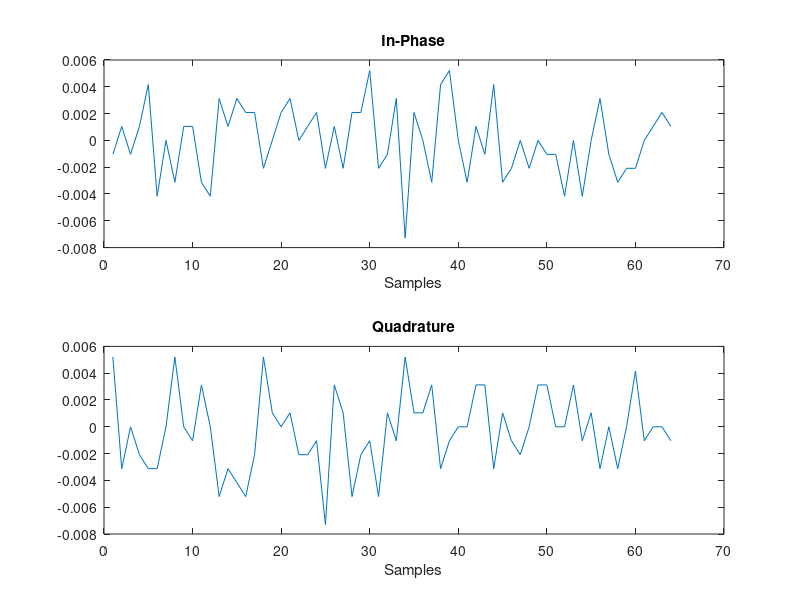

MATLAB code to generate this figure: (Note: this script raises an error after producing the figure.)
clear; clc; close all; fclose('all');

%%%%%%%%%%%%%%%%%%%%%%%%%%%%%%%%%%%%%%%%%%%%%%%%%%%%%%%%%%%%%%%%%%%%%%%%%%%
% Settings
%%%%%%%%%%%%%%%%%%%%%%%%%%%%%%%%%%%%%%%%%%%%%%%%%%%%%%%%%%%%%%%%%%%%%%%%%%%
% Add AWGN at baseband else add AWGN at passband
    BASEBAND_AWGN = true;
% Bypass DUC/DDC and add doppler channel at baseband
    BASEBAND_DOPPLER = true;
% Bypass DUC/DDC 
    BASEBAND_LOOPBACK = true;

%%%%%%%%%%%%%%%%%%%%%%%%%%%%%%%%%%%%%%%%%%%%%%%%%%%%%%%%%%%%%%%%%%%%%%%%%%%
% OTFS Parameters
%   MxN 2D transmit data grid representing the delay-Doppler domain
%   k is the delay axis index,   k = 0,1,...,M-1 and 
%   l is the Doppler axis index, l = 0,1,...,N-1
%   df is the subcarrier spacing in Hz
%   T is the duration of an OTFS sybsymbol in s including CP
%%%%%%%%%%%%%%%%%%%%%%%%%%%%%%%%%%%%%%%%%%%%%%%%%%%%%%%%%%%%%%%%%%%%%%%%%%%
M = 64;       % Similar to nfft in OFDM
cp_len = 0;
Mod_Order = 4;% QAM Modulation order
fc = 5e9;  % Center Frequency
%BW = 250000; % Set the Bandwidth and calculate the frequency bin spacing
%df = BW/M;

df = 15e3;    % Set frequency bin spacing and calculate bandwidth
BW = M*df;

% Set guard period in ms, then calculated guard period samples
% sub_symbol_guard_ms = 1;    % Guard period between OTFS sub-symbols
% padLen = round(sub_symbol_guard_ms / 1000 * BW);

% Set guard period in samples, then calculate guard period in ms
padLen = 10;
sub_symbol_guard_ms = padLen*1000/BW;

otfs_sub_symbols = 30; % Number of OTFS subsymbols per frame

%%%%%%%%%%%%%%%%%%%%%%%%%%%%%%%%%%%%%%%%%%%%%%%%%%%%%%%%%%%%%%%%%%%%%%%%%%%
% Fixed Values
%%%%%%%%%%%%%%%%%%%%%%%%%%%%%%%%%%%%%%%%%%%%%%%%%%%%%%%%%%%%%%%%%%%%%%%%%%%
snr_db = 40;
DAC_FS = 100000000;                   % Dac sample rate
ADC_FS = 40000000;                    % ADC sample rate
nfft_p = 32*M;                        % NFFT for plotting spectrum
speed_sound = 1500;                   % Speed of sound underwater
num_fir_taps = 4096;                  % DUC/DDC FIR Filter taps

%%%%%%%%%%%%%%%%%%%%%%%%%%%%%%%%%%%%%%%%%%%%%%%%%%%%%%%%%%%%%%%%%%%%%%%%%%%
% Calculated OTFS Parameters 
%%%%%%%%%%%%%%%%%%%%%%%%%%%%%%%%%%%%%%%%%%%%%%%%%%%%%%%%%%%%%%%%%%%%%%%%%%%
Fs = BW;                            % Sampling frequency
Ts = 1/BW;                          % Sampling period
Interp_val = round(DAC_FS/Fs);             % Interpolation factor
DAC_FS = Interp_val * Fs;
Ts_up = 1/DAC_FS;                   % Sampling period at paddband
pilotBin=floor(otfs_sub_symbols/2)+1;% Populated bin in pilot OTFS symbol
Meff = M + padLen;                  % Number of samp per OTFS sub symbol
numSamps = Meff * otfs_sub_symbols; % Number of samp per OTFS symbol
t = Meff/BW;                        % symbol time (seconds)

% DUC FIR Filter Taps
fir_taps = fir1(num_fir_taps,1/(DAC_FS/Fs));
fir_taps = fir_taps / sqrt(sum(fir_taps.^2));
filter_delay = floor(length(fir_taps)/2);

%%%%%%%%%%%%%%%%%%%%%%%%%%%%%%%%%%%%%%%%%%%%%%%%%%%%%%%%%%%%%%%%%%%%%%%%%%%
% Generate Pilot Data
%%%%%%%%%%%%%%%%%%%%%%%%%%%%%%%%%%%%%%%%%%%%%%%%%%%%%%%%%%%%%%%%%%%%%%%%%%%
rng default
%pilot_data = randsrc(M,otfs_sub_symbols,0:Mod_Order-1);
pilot_data = zeros(M,otfs_sub_symbols);
pilot_data(1,pilotBin) = exp(1i*pi/4);

%%%%%%%%%%%%%%%%%%%%%%%%%%%%%%%%%%%%%%%%%%%%%%%%%%%%%%%%%%%%%%%%%%%%%%%%%%%
% Generate Message Data
%%%%%%%%%%%%%%%%%%%%%%%%%%%%%%%%%%%%%%%%%%%%%%%%%%%%%%%%%%%%%%%%%%%%%%%%%%%
rng default
tx_data = randsrc(M,otfs_sub_symbols,0:Mod_Order-1);

%%%%%%%%%%%%%%%%%%%%%%%%%%%%%%%%%%%%%%%%%%%%%%%%%%%%%%%%%%%%%%%%%%%%%%%%%%%
% QAM Modulation
%%%%%%%%%%%%%%%%%%%%%%%%%%%%%%%%%%%%%%%%%%%%%%%%%%%%%%%%%%%%%%%%%%%%%%%%%%%
qam_mod_data = qammod(tx_data,Mod_Order);
reference_pilot = pilot_data;

%%%%%%%%%%%%%%%%%%%%%%%%%%%%%%%%%%%%%%%%%%%%%%%%%%%%%%%%%%%%%%%%%%%%%%%%%%%
% Synchronization   
%%%%%%%%%%%%%%%%%%%%%%%%%%%%%%%%%%%%%%%%%%%%%%%%%%%%%%%%%%%%%%%%%%%%%%%%%%%

%%%%%%%%%%%%%%%%%%%%%%%%%%%%%%%%%%%%%%%%%%%%%%%%%%%%%%%%%%%%%%%%%%%%%%%%%%%
% Carrier Allocation
%%%%%%%%%%%%%%%%%%%%%%%%%%%%%%%%%%%%%%%%%%%%%%%%%%%%%%%%%%%%%%%%%%%%%%%%%%%

%%%%%%%%%%%%%%%%%%%%%%%%%%%%%%%%%%%%%%%%%%%%%%%%%%%%%%%%%%%%%%%%%%%%%%%%%%%
% Inverse Zak transform
%%%%%%%%%%%%%%%%%%%%%%%%%%%%%%%%%%%%%%%%%%%%%%%%%%%%%%%%%%%%%%%%%%%%%%%%%%%
otfs_data_signal = ifft(qam_mod_data.').' / M;
otfs_pilot_signal = ifft(reference_pilot.').' / M;

% Normalize
otfs_data_signal2 = otfs_data_signal;
otfs_pilot_signal2 = otfs_pilot_signal;
%otfs_data_signal = otfs_data_signal ./ max(abs(otfs_data_signal));
%otfs_pilot_signal = otfs_pilot_signal ./ max(abs(otfs_pilot_signal));

figure(),subplot(2,1,1),plot(real(otfs_data_signal(:,1))),xlabel('Samples')
title('In-Phase'),subplot(2,1,2),plot(imag(otfs_data_signal(:,1)))
xlabel('Samples'),title('Quadrature'),sgtitle('Baseband OTFS Signal Sym 1')

%%%%%%%%%%%%%%%%%%%%%%%%%%%%%%%%%%%%%%%%%%%%%%%%%%%%%%%%%%%%%%%%%%%%%%%%%%%
% CP Insertion
%%%%%%%%%%%%%%%%%%%%%%%%%%%%%%%%%%%%%%%%%%%%%%%%%%%%%%%%%%%%%%%%%%%%%%%%%%%
cp_start = M-cp_len+1;
otfs_data_signal_cp = [otfs_data_signal(cp_start:end,:); otfs_data_signal];
otfs_pilot_signal_cp=[otfs_pilot_signal(cp_start:end,:);otfs_pilot_signal];

%%%%%%%%%%%%%%%%%%%%%%%%%%%%%%%%%%%%%%%%%%%%%%%%%%%%%%%%%%%%%%%%%%%%%%%%%%%
% GP Insertion2)
%%%%%%%%%%%%%%%%%%%%%%%%%%%%%%%%%%%%%%%%%%%%%%%%%%%%%%%%%%%%%%%%%%%%%%%%%%%
otfs_data_signal_gp =[otfs_data_signal_cp; zeros(padLen, ...
    otfs_sub_symbols)];
otfs_pilot_signal_gp=[otfs_pilot_signal_cp;zeros(padLen, ...
    otfs_sub_symbols)];

%%%%%%%%%%%%%%%%%%%%%%%%%%%%%%%%%%%%%%%%%%%%%%%%%%%%%%%%%%%%%%%%%%%%%%%%%%%
% Parallel to Serial
%%%%%%%%%%%%%%%%%%%%%%%%%%%%%%%%%%%%%%%%%%%%%%%%%%%%%%%%%%%%%%%%%%%%%%%%%%%
otfs_data_signal_ser = otfs_data_signal_gp(:);
otfs_pilot_signal_ser = otfs_pilot_signal_gp(:);

figure(),subplot(2,1,1),plot(real(otfs_data_signal_ser)),xlabel('Samples')
title('In-Phase'),subplot(2,1,2),plot(imag(otfs_data_signal_ser))
xlabel('Samples'),title('Quadrature'),sgtitle('Baseband OTFS Signal')

%%%%%%%%%%%%%%%%%%%%%%%%%%%%%%%%%%%%%%%%%%%%%%%%%%%%%%%%%%%%%%%%%%%%%%%%%%%
% DUC
%%%%%%%%%%%%%%%%%%%%%%%%%%%%%%%%%%%%%%%%%%%%%%%%%%%%%%%%%%%%%%%%%%%%%%%%%%%
up_signal = upsample(otfs_data_signal_ser, Interp_val);
up_signal = [up_signal;zeros(filter_delay,1)];
otfs_duc_signal = filter(fir_taps, 1, up_signal).';
otfs_duc_signal(1:filter_delay) = [];

up_pilot_signal = upsample(otfs_pilot_signal_ser, Interp_val);
up_pilot_signal = [up_pilot_signal;zeros(filter_delay,1)];
otfs_duc_pilot = filter(fir_taps, 1, up_pilot_signal).';
otfs_duc_pilot(1:filter_delay) = [];

%%%%%%%%%%%%%%%%%%%%%%%%%%%%%%%%%%%%%%%%%%%%%%%%%%%%%%%%%%%%%%%%%%%%%%%%%%%
% IQ Mixer TX
%%%%%%%%%%%%%%%%%%%%%%%%%%%%%%%%%%%%%%%%%%%%%%%%%%%%%%%%%%%%%%%%%%%%%%%%%%%
t_up = 0:1/DAC_FS:length(otfs_duc_signal)/DAC_FS-1/DAC_FS;
otfs_duc_signal_i = real(otfs_duc_signal) .* cos(2*pi*fc*t_up);
otfs_duc_signal_q = imag(otfs_duc_signal) .*-sin(2*pi*fc*t_up);
otfs_duc_signal_real = otfs_duc_signal_i + otfs_duc_signal_q;

otfs_duc_pilot_i = real(otfs_duc_pilot) .* cos(2*pi*fc*t_up);
otfs_duc_pilot_q = imag(otfs_duc_pilot) .* cos(2*pi*fc*t_up);
otfs_duc_pilot_real = otfs_duc_signal_i + otfs_duc_signal_q;

%%%%%%%%%%%%%%%%%%%%%%%%%%%%%%%%%%%%%%%%%%%%%%%%%%%%%%%%%%%%%%%%%%%%%%%%%%%
% Channel
%%%%%%%%%%%%%%%%%%%%%%%%%%%%%%%%%%%%%%%%%%%%%%%%%%%%%%%%%%%%%%%%%%%%%%%%%%%
snr = 10^(snr_db/10);
if ~BASEBAND_AWGN
    otfs_tx_signal_ch_pwr = mean(abs(otfs_duc_signal_real).^2);
    noise_pwr = otfs_tx_signal_ch_pwr / snr;
    noise = sqrt(noise_pwr) .* randn(size(otfs_duc_signal_real));
    otfs_signal_ch = otfs_duc_signal_real + noise;

    otfs_tx_pilot_ch_pwr = mean(abs(otfs_duc_pilot_real).^2);
    noise_pwr = otfs_tx_pilot_ch_pwr / snr;
    noise = sqrt(noise_pwr) .* randn(size(otfs_duc_pilot_real));
    otfs_pilot_ch = otfs_duc_pilot_real + noise;
else
    otfs_signal_ch = otfs_duc_signal_real;
    otfs_pilot_ch = otfs_duc_pilot_real;
end

%%%%%%%%%%%%%%%%%%%%%%%%%%%%%%%%%%%%%%%%%%%%%%%%%%%%%%%%%%%%%%%%%%%%%%%%%%%
% IQ Mixer RX
%%%%%%%%%%%%%%%%%%%%%%%%%%%%%%%%%%%%%%%%%%%%%%%%%%%%%%%%%%%%%%%%%%%%%%%%%%%
i_ddc = otfs_signal_ch .* cos(2*pi*fc*t_up);
q_ddc = otfs_signal_ch .*-sin(2*pi*fc*t_up);
ddc_signal = complex(i_ddc,q_ddc);

i_ddc_pilot = otfs_signal_ch .* cos(2*pi*fc*t_up);
q_ddc_pilot = otfs_signal_ch .*-sin(2*pi*fc*t_up);
ddc_pilot = complex(i_ddc_pilot,q_ddc_pilot);

%%%%% Additional Channel Impairments %%%%%

%%%%%%%%%%%%%%%%%%%%%%%%%%%%%%%%%%%%%%%%%%%%%%%%%%%%%%%%%%%%%%%%%%%%%%%%%%%
% DDC
%%%%%%%%%%%%%%%%%%%%%%%%%%%%%%%%%%%%%%%%%%%%%%%%%%%%%%%%%%%%%%%%%%%%%%%%%%%
ddc_signal1 = [ddc_signal zeros(1,filter_delay)];
ddc_signal2 = filter(fir_taps, 1, ddc_signal1);
ddc_signal2(1:filter_delay) = [];
otfs_data_ddc_ser = downsample(ddc_signal2, Interp_val) * 2;

ddc_pilot1 = [ddc_pilot zeros(1,filter_delay)];
ddc_pilot2 = filter(fir_taps, 1, ddc_pilot1);
ddc_pilot2(1:filter_delay) = [];
otfs_pilot_ddc_ser = downsample(ddc_pilot2,Interp_val) * 2;

%%%%%%%%%%%%%%%%%%%%%%%%%%%%%%%%%%%%%%%%%%%%%%%%%%%%%%%%%%%%%%%%%%%%%%%%%%%
% Baseband Channel
%%%%%%%%%%%%%%%%%%%%%%%%%%%%%%%%%%%%%%%%%%%%%%%%%%%%%%%%%%%%%%%%%%%%%%%%%%%
% Configure paths
chanParams.pathDelays   = [0  5   8  ]; % num of samp that path is delayed
chanParams.pathGains    = [1  0.7 0.5]; % complex path gain
chanParams.pathDopplers = [0 -3   5  ]; % Doppler ind as a mult of fsamp/MN

% Calculate the actual Doppler frequencies from the Doppler indices
chanParams.pathDopplerFreqs = chanParams.pathDopplers * ...
    1/(otfs_sub_symbols*t); % Hz

% Send the baseband OTFS pilot and data symbol through the doppler channel
base_doppler_pilot = dopplerChannel(otfs_pilot_signal_ser,BW,chanParams);
base_doppler_data  = dopplerChannel(otfs_data_signal_ser, BW,chanParams);

if BASEBAND_DOPPLER
    otfs_pilot_signal_ser = base_doppler_pilot(1:numSamps);
    otfs_data_signal_ser  = base_doppler_data(1:numSamps);
    for k = 1:length(chanParams.pathDelays)
        fprintf('Scatterer %d\n',k);
        fprintf('\tDelay = %5.2f us\n',1e6*chanParams.pathDelays(k)/ ...
            (Meff*df));
        fprintf('\tRelative Doppler shift = %5.0f Hz (%5.0f km/h)\n', ...
            chanParams.pathDopplerFreqs(k), (physconst('LightSpeed')*...
            chanParams.pathDopplerFreqs(k)/fc)*(3600/1000));
    end
end

%%%%%%%%%%%%%%%%%%%%%%%%%%%%%%%%%%%%%%%%%%%%%%%%%%%%%%%%%%%%%%%%%%%%%%%%%%%
% Serial to Parallel on Pilot
%%%%%%%%%%%%%%%%%%%%%%%%%%%%%%%%%%%%%%%%%%%%%%%%%%%%%%%%%%%%%%%%%%%%%%%%%%%
if BASEBAND_LOOPBACK
    if BASEBAND_AWGN
        ddc_doppler_pwr = mean(abs(otfs_data_signal_ser).^2);
        noise_pwr = ddc_doppler_pwr / snr;
        noise = sqrt(noise_pwr) .* randn(size(otfs_data_signal_ser));
        otfs_data_signal_ser = otfs_data_signal_ser + noise;
    end
    otfs_rx_signal_gp = reshape(otfs_data_signal_ser, [M+cp_len+ ...
        padLen otfs_sub_symbols]);
    otfs_rx_pilot_gp = reshape(otfs_pilot_signal_ser, [M+cp_len+padLen ...
        otfs_sub_symbols]);
else
    otfs_data_signal_ser = otfs_data_ddc_ser.';
    otfs_rx_signal_gp = reshape(otfs_data_ddc_ser.', [M+cp_len+padLen ...
        otfs_sub_symbols]);
    otfs_rx_pilot_gp = reshape(otfs_pilot_ddc_ser.', [M+cp_len+padLen ...
        otfs_sub_symbols]);
end

%%%%%%%%%%%%%%%%%%%%%%%%%%%%%%%%%%%%%%%%%%%%%%%%%%%%%%%%%%%%%%%%%%%%%%%%%%%
% GP Removal on Pilot
%%%%%%%%%%%%%%%%%%%%%%%%%%%%%%%%%%%%%%%%%%%%%%%%%%%%%%%%%%%%%%%%%%%%%%%%%%%
otfs_rx_pilot_cp = otfs_rx_pilot_gp(1:cp_len+M,:);

%%%%%%%%%%%%%%%%%%%%%%%%%%%%%%%%%%%%%%%%%%%%%%%%%%%%%%%%%%%%%%%%%%%%%%%%%%%
% CP Removal on Pilot
%%%%%%%%%%%%%%%%%%%%%%%%%%%%%%%%%%%%%%%%%%%%%%%%%%%%%%%%%%%%%%%%%%%%%%%%%%%
otfs_rx_pilot = otfs_rx_pilot_cp(cp_len+1:end,:);

%%%%%%%%%%%%%%%%%%%%%%%%%%%%%%%%%%%%%%%%%%%%%%%%%%%%%%%%%%%%%%%%%%%%%%%%%%%
% Inverse ZAK transform on Pilot
%%%%%%%%%%%%%%%%%%%%%%%%%%%%%%%%%%%%%%%%%%%%%%%%%%%%%%%%%%%%%%%%%%%%%%%%%%%
%otfs_rx_pilot = otfs_rx_pilot .*  max(abs(otfs_pilot_signal2));
qam_pilot_demod = fft(otfs_rx_pilot.').' * M;

%%%%%%%%%%%%%%%%%%%%%%%%%%%%%%%%%%%%%%%%%%%%%%%%%%%%%%%%%%%%%%%%%%%%%%%%%%%
% Channel Estimate
%%%%%%%%%%%%%%%%%%%%%%%%%%%%%%%%%%%%%%%%%%%%%%%%%%%%%%%%%%%%%%%%%%%%%%%%%%%
Es = mean(abs(qammod(0:Mod_Order-1,Mod_Order).^2));
n0 = Es/(10^(snr_db/10));
pilot_locations = numel(reference_pilot);

Ydd = qam_pilot_demod;
Pdd = reference_pilot;
Hdd = Ydd * conj(Pdd(1, pilotBin)) / (abs(Pdd(1,pilotBin))^2 + n0);
%Hofdm = conj(Hofdm) .* Ydd ./ (abs(Hofdm).^2 + n0);

[lp,vp] = find(abs(Hdd) >= 0.05);
chanEst.pathGains = diag(Hdd(lp,vp));
chanEst.pathDelays = lp-1;
chanEst.pathDopplers = vp-pilotBin;

G = getG(M,otfs_sub_symbols,chanEst,padLen,'ZP');
% Hdd = 0;
% for i=1:pilot_locations
%     Hdd = Hdd + Ydd * conj(Pdd(i)) / (abs(Pdd(i))^2 + n0);
% end
% Hdd = Hdd / pilot_locations;

xa = 0:1:otfs_sub_symbols-1;
ya = 0:1:M-1;
figure(),mesh(xa,ya,abs(Hdd))
title('Delay-Doppler Channel Response H_{dd} from Channel Sounding')
xlabel('Normalized Doppler');
ylabel('Normalized Delay');
zlabel('Magnitude');

%%%%%%%%%%%%%%%%%%%%%%%%%%%%%%%%%%%%%%%%%%%%%%%%%%%%%%%%%%%%%%%%%%%%%%%%%%%
% Channel Equalization
%%%%%%%%%%%%%%%%%%%%%%%%%%%%%%%%%%%%%%%%%%%%%%%%%%%%%%%%%%%%%%%%%%%%%%%%%%%
y_otfs =((G'*G)+n0*eye(Meff*otfs_sub_symbols)) \ (G'*otfs_data_signal_ser);

%%%%%%%%%%%%%%%%%%%%%%%%%%%%%%%%%%%%%%%%%%%%%%%%%%%%%%%%%%%%%%%%%%%%%%%%%%%
% GP Removal
%%%%%%%%%%%%%%%%%%%%%%%%%%%%%%%%%%%%%%%%%%%%%%%%%%%%%%%%%%%%%%%%%%%%%%%%%%%
otfs_rx_signal_cp = reshape(y_otfs, [M + padLen, otfs_sub_symbols]);
otfs_rx_signal_cp = otfs_rx_signal_cp(1:M,:);

%%%%%%%%%%%%%%%%%%%%%%%%%%%%%%%%%%%%%%%%%%%%%%%%%%%%%%%%%%%%%%%%%%%%%%%%%%%
% CP Removal
%%%%%%%%%%%%%%%%%%%%%%%%%%%%%%%%%%%%%%%%%%%%%%%%%%%%%%%%%%%%%%%%%%%%%%%%%%%
otfs_rx_signal = otfs_rx_signal_cp(cp_len+1:end,:);

%%%%%%%%%%%%%%%%%%%%%%%%%%%%%%%%%%%%%%%%%%%%%%%%%%%%%%%%%%%%%%%%%%%%%%%%%%%
% Inverse ZAK transform
%%%%%%%%%%%%%%%%%%%%%%%%%%%%%%%%%%%%%%%%%%%%%%%%%%%%%%%%%%%%%%%%%%%%%%%%%%%
qam_data_demod = fft(otfs_rx_signal.').' * M;

figure(),scatter(real(qam_data_demod),imag(qam_data_demod),'.')
title('Demodulated OTFS')

figure(),subplot(2,1,1),plot(real(otfs_data_signal2(:,1)),'LineWidth',2)
hold on,plot(real(otfs_rx_signal(:,1))),title('In-Phase'),xlabel('Samples')
legend('TX','RX'),subplot(2,1,2),plot(imag(otfs_data_signal2(:,1)),...
    'LineWidth',2),hold on
plot(imag(otfs_rx_signal(:,1))),title('Quadrature'),xlabel('Samples')
legend('TX','RX'),sgtitle('Baseband OTFS Signal, Symbol 1')

%%%%%%%%%%%%%%%%%%%%%%%%%%%%%%%%%%%%%%%%%%%%%%%%%%%%%%%%%%%%%%%%%%%%%%%%%%%
% QAM Demodulation
%%%%%%%%%%%%%%%%%%%%%%%%%%%%%%%%%%%%%%%%%%%%%%%%%%%%%%%%%%%%%%%%%%%%%%%%%%%
%demod_data = qamdemod(qam_data_demod,Mod_Order);
demod_data = qamdemod(qam_data_demod,Mod_Order);

% Symbol Error Rate
ser_data = symerr(tx_data,demod_data)/numel(tx_data);

% Get EVM measurements
evm = comm.EVM(AveragingDimensions=[1 2],MaximumEVMOutputPort=1);
[data_evm,data_evm_pk] = evm(qam_mod_data, qam_data_demod);

table(ser_data,data_evm,data_evm_pk)

%%%%% EVM Plots %%%%%
y_lim = [0 100]; y_otfs = 1:otfs_sub_symbols;
evm = comm.EVM(AveragingDimensions=1); y1=1:M;
evm_otfs = evm(qam_mod_data, qam_data_demod);
evm = comm.EVM(AveragingDimensions=2);
evm_doppler = evm(qam_mod_data, qam_data_demod);

figure(),subplot(2,1,1),bar(y1,evm_doppler)
xlabel('Delay'),ylabel('%'),title('Averaged Across Delay Axis')
subplot(2,1,2),bar(y_otfs,evm_otfs),xlabel('Doppler'),ylabel('%')
title('Averaged Across Doppler Axis'),sgtitle('EVM')

%%%%%%%%%%%%%%%%%%%%%%%%%%%%%%%%%%%%%%%%%%%%%%%%%%%%%%%%%%%%%%%%%%%%%%%%%%%
% Functions
%%%%%%%%%%%%%%%%%%%%%%%%%%%%%%%%%%%%%%%%%%%%%%%%%%%%%%%%%%%%%%%%%%%%%%%%%%%
function y = dopplerChannel(x,fs,chanParams)
    % Form an output vector y comprising paths of x with different
    % delays, Dopplers, and complex gains
    numPaths = length(chanParams.pathDelays);
    maxPathDelay = max(chanParams.pathDelays);
    txOutSize = length(x);
    
    y = zeros(txOutSize+maxPathDelay,1);
    
    for k = 1:numPaths
        pathOut = zeros(txOutSize+maxPathDelay,1);

        % Doppler
        pathShift = frequencyOffset(x,fs,chanParams.pathDopplerFreqs(k));
    
        % Delay and gain
        pathOut(1+chanParams.pathDelays(k):chanParams.pathDelays(k)+txOutSize) = ...
            pathShift * chanParams.pathGains(k);
            
        y = y + pathOut;
    end
end
function G = getG(M,N,chanParams,padLen,padType)
    % Form time domain channel matrix from detected DD paths
    if strcmp(padType,'ZP') || strcmp(padType,'CP')
        Meff = M + padLen;  % account for subsymbol pad length in forming channel
        lmax = padLen;      % max delay
    else
        Meff = M;
        lmax = max(chanParams.pathDelays);  % max delay
    end
    MN = Meff*N;
    P = length(chanParams.pathDelays);  % number of paths
    if (P > 11)
        P = 11;
    end
    
    % Form an array of channel responses for each path
    g = zeros(lmax+1,MN);
    for p = 1:P
        gp = chanParams.pathGains(p);
        lp = chanParams.pathDelays(p);
        vp = chanParams.pathDopplers(p); 

        % For each DD path, compute the channel response.
        % Each path is a complex sinusoid at the Doppler frequency (kp)
        % shifted by a delay (lp) and scaled by the path gain (gp)
        g(lp+1,:) = g(lp+1,:) + gp*exp(1i*2*pi/MN * vp*((0:MN-1)-lp));
    end    

    % Form the MN-by-MN channel matrix G
    G = zeros(MN,MN);
    % Each DD path is a diagonal in G offset by its path delay l
    for l = unique(chanParams.pathDelays).'
        if (l > 10)
            break
        end
        l
        G = G + diag(g(l+1,l+1:end),-l);
    end
end